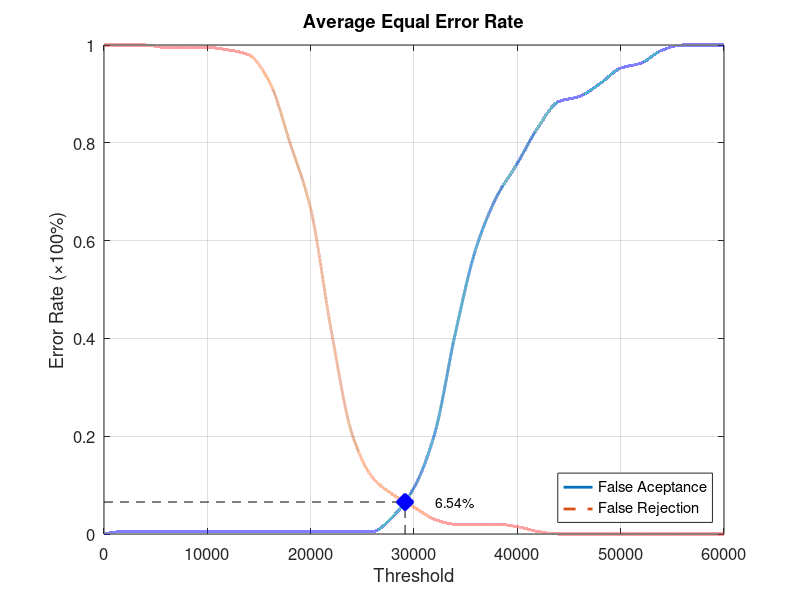
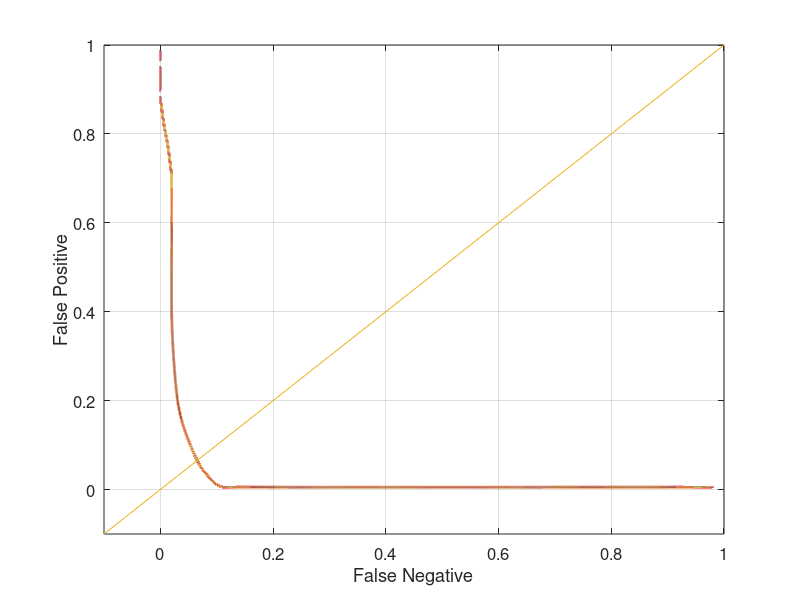

MATLAB code for these plots, in order:
function yEER = Database3_4
close all;
clear;
clc;
x = 0:2000:60000;
xq = 0:0.5:60000;

y0 = [0 0.00526316 0.00526316 0.00526316 0.00526316 0.00526316 0.00526316 0.00526316 0.00526316 0.00526316 0.00526316 0.00526316 0.00526316 0.00526316 0.0368421 0.0947368 0.205263 0.410526 0.584211 0.689474 0.757895 0.831579 0.884211 0.894737 0.921053 0.952632 0.963158 0.989474 1 1 1];
yy0 = interp1(x, y0, xq, 'pchip');
y1 = [1 1 1 0.995 0.995 0.995 0.99 0.98 0.925 0.8 0.665 0.415 0.205 0.115 0.08 0.055 0.03 0.02 0.02 0.02 0.015 0.005 0 0 0 0 0 0 0 0 0];
yy1 = interp1(x, y1, xq, 'pchip');

% Calculating EER: 
y2 = abs(y0 - y1);
find(y2 == min(y2))
yy2 = abs(yy0 - yy1);
xEER = find(yy2 == min(yy2));
xEERIndex = xq(xEER) % X-axis EER
yEER = yy0(xEER) % Y-axis EER

main = figure
plot(xq, yy0,'-','LineWidth', 2);	hold on
plot(xq, yy1,'--','LineWidth', 2);	hold on
plot([xEERIndex xEERIndex], [0 yEER], 'k--');	hold on
plot([0 xEERIndex], [yEER yEER], 'k--');	hold on
plot(xEERIndex, yEER, 'bx', 'LineWidth', 10);	hold on
text(xEERIndex + 10 * xEERIndex / 100, yEER, [num2str(round((10000 * yEER)) / 100) '%'])
legend('False Aceptance', 'False Rejection', 'Location', 'SouthEast')
xlabel('Threshold')
ylabel('Error Rate (\times100%)')
title('Average Equal Error Rate')
set(gca, 'FontSize', 12)
axis([0 60000 0 1])
grid on

print(main, 'Database3_4Main', '-dpng');
FNRxFPR = figure('Color', [1 1 1]);
plot(yy1, yy0, '-', yy1, yy0, 'LineWidth', 2);
hold on
y = -0.1:0.1:1
plot(y, y); 
set(gca, 'FontSize', 12)
xlabel('False Negative')
ylabel('False Positive')
axis([-0.1 1 -0.1 1])
set(gca, 'FontSize', 12)
grid on

print(FNRxFPR, 'Database3_4FNRxFPR','-dpng');
end
